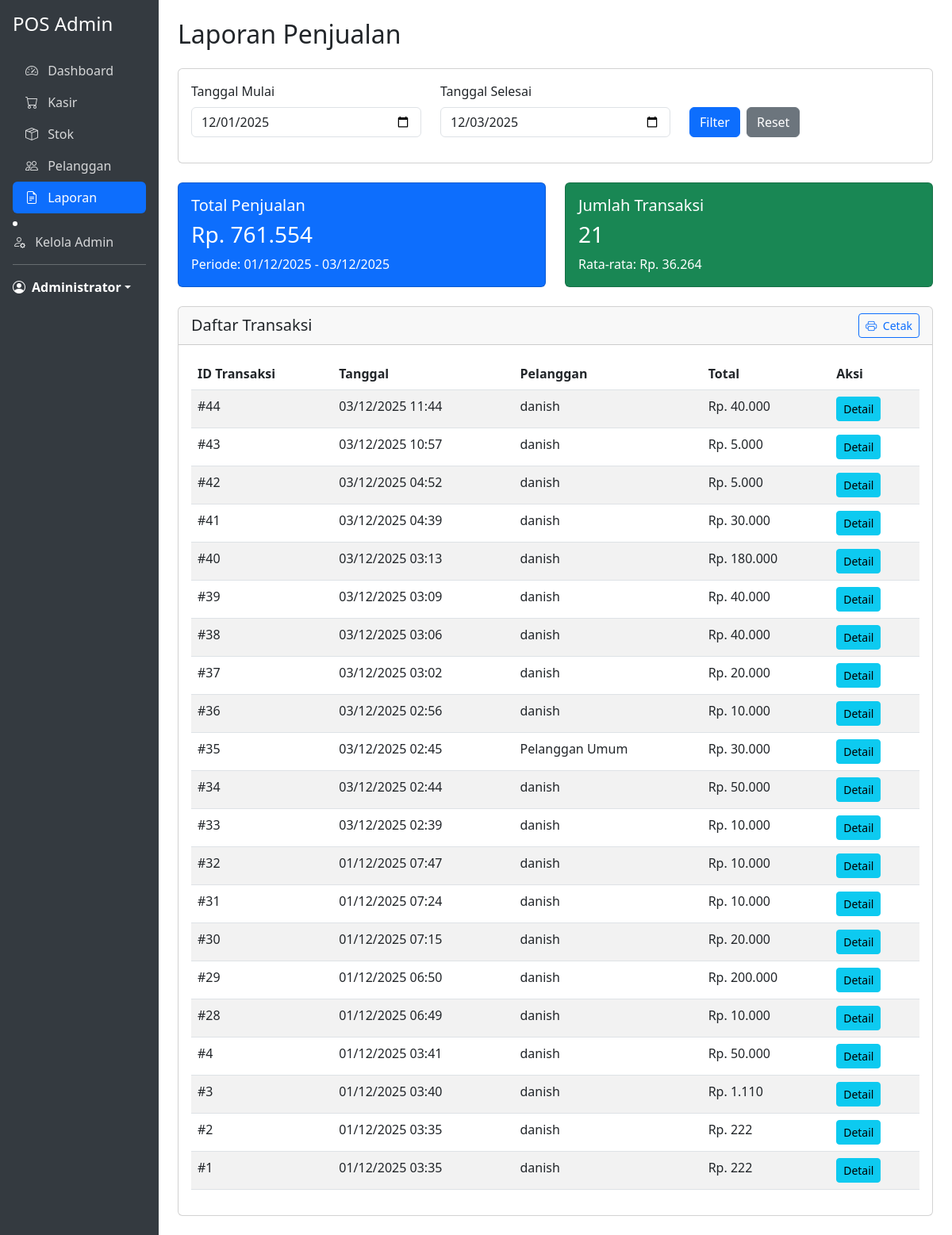
Screenshot of /laporan.php (signed in) with the database file from the repository.
### tables this page shows
CREATE TABLE `kasir_penjualan` (
  `PenjualanID` int(11) NOT NULL,
  `PelangganID` int(11) DEFAULT NULL,
  `TanggalPenjualan` datetime NOT NULL,
  `TotalHarga` decimal(10,2) NOT NULL
);

CREATE TABLE `kasir_pelanggan` (
  `PelangganID` int(11) NOT NULL,
  `NamaPelanggan` varchar(100) NOT NULL,
  `Email` varchar(100) DEFAULT NULL,
  `Telepon` varchar(15) DEFAULT NULL,
  `Alamat` text DEFAULT NULL
);

### laporan.php (the view, shortened to what this page needs)
<?php
include 'koneksi.php';
 $start_date = isset($_GET['start_date']) ? $_GET['start_date'] : date('Y-m-01');
 $end_date = isset($_GET['end_date']) ? $_GET['end_date'] : date('Y-m-d');
 $query = "SELECT p.PenjualanID, p.TanggalPenjualan, p.TotalHarga, pl.NamaPelanggan
          FROM kasir_penjualan p
          LEFT JOIN kasir_pelanggan pl ON p.PelangganID = pl.PelangganID
          WHERE DATE(p.TanggalPenjualan) BETWEEN '$start_date' AND '$end_date'
          ORDER BY p.TanggalPenjualan DESC";
 $result = mysqli_query($conn, $query);
 $query_total = "SELECT SUM(TotalHarga) as total FROM kasir_penjualan
                WHERE DATE(TanggalPenjualan) BETWEEN '$start_date' AND '$end_date'";
 $result_total = mysqli_query($conn, $query_total);
 $total_data = mysqli_fetch_assoc($result_total);
?>
<!DOCTYPE html>
<html lang="id">
<head>
    <link href="https://cdn.jsdelivr.net/npm/bootstrap@5.3.0/dist/css/bootstrap.min.css" rel="stylesheet">
    <link href="https://cdn.jsdelivr.net/npm/bootstrap-icons@1.10.0/font/bootstrap-icons.css" rel="stylesheet">
</head>
<body>
    <div class="container-fluid">
        <div class="row">
            <div class="col-md-2 p-0 sidebar">
                <div class="d-flex flex-column p-3 text-white">
                    <h4 class="mb-4">POS Admin</h4>
                    <ul class="nav nav-pills flex-column mb-auto">
                        <li class="nav-item">
                            <a href="dashboard.php" class="nav-link">
                                <i class="bi bi-speedometer2 me-2"></i> Dashboard
                            </a>
                        </li>
                        <li>
                            <a href="index.php" class="nav-link">
                                <i class="bi bi-cart me-2"></i> Kasir
                            </a>
                        </li>
                        <li>
                            <a href="stok.php" class="nav-link">
                                <i class="bi bi-box-seam me-2"></i> Stok
                            </a>
                        </li>
                        <li>
                            <a href="pelanggan.php" class="nav-link">
                                <i class="bi bi-people me-2"></i> Pelanggan
                            </a>
                        </li>
                        <li>
                            <a href="laporan.php" class="nav-link active">
                                <i class="bi bi-file-earmark-text me-2"></i> Laporan
                            </a>
                        </li>
                    </ul>
                    <li>
    <a href="kelola_admin.php" class="nav-link">
        <i class="bi bi-person-gear me-2"></i> Kelola Admin
    </a>
</li>
                    <hr>
                    <div class="dropdown">
                        <a href="#" class="d-flex align-items-center text-white text-decoration-none dropdown-toggle" id="dropdownUser1" data-bs-toggle="dropdown" aria-expanded="false">
                            <i class="bi bi-person-circle me-2"></i>
                            <strong><?php echo $_SESSION['admin_name']; ?></strong>
                        </a>
                    </div>
                </div>
            </div>
            <div class="col-md-10 p-4">
                <h2 class="mb-4">Laporan Penjualan</h2>
                <div class="card mb-4">
                    <div class="card-body">
                        <form method="GET" action="">
                            <div class="row">
                                <div class="col-md-4 mb-3">
                                    <label for="start_date" class="form-label">Tanggal Mulai</label>
                                    <input type="date" class="form-control" id="start_date" name="start_date" value="<?php echo $start_date; ?>">
                                </div>
                                <div class="col-md-4 mb-3">
                                    <label for="end_date" class="form-label">Tanggal Selesai</label>
                                    <input type="date" class="form-control" id="end_date" name="end_date" value="<?php echo $end_date; ?>">
                                </div>
                                <div class="col-md-4 mb-3 d-flex align-items-end">
                                    <button type="submit" class="btn btn-primary me-2">Filter</button>
                                    <a href="laporan.php" class="btn btn-secondary">Reset</a>
                                </div>
                            </div>
                        </form>
                    </div>
                </div>
                <div class="row mb-4">
                    <div class="col-md-6">
                        <div class="card bg-primary text-white">
                            <div class="card-body">
                                <h5 class="card-title">Total Penjualan</h5>
                                <h3>Rp. <?php echo number_format($total_data['total'], 0, ',', '.'); ?></h3>
                                <p class="mb-0">Periode: <?php echo date('d/m/Y', strtotime($start_date)); ?> - <?php echo date('d/m/Y', strtotime($end_date)); ?></p>
                            </div>
                        </div>
                    </div>
                    <div class="col-md-6">
                        <div class="card bg-success text-white">
                            <div class="card-body">
                                <h5 class="card-title">Jumlah Transaksi</h5>
                                <h3><?php echo mysqli_num_rows($result); ?></h3>
                                <p class="mb-0">Rata-rata: Rp. <?php echo mysqli_num_rows($result) > 0 ? number_format($total_data['total'] / mysqli_num_rows($result), 0, ',', '.') : '0'; ?></p>
                            </div>
                        </div>
                    </div>
                </div>
                <div class="card">
                    <div class="card-header d-flex justify-content-between align-items-center">
                        <h5 class="mb-0">Daftar Transaksi</h5>
                        <a href="cetak_laporan.php?start_date=<?php echo $start_date; ?>&end_date=<?php echo $end_date; ?>" class="btn btn-sm btn-outline-primary" target="_blank">
                            <i class="bi bi-printer me-1"></i> Cetak
                        </a>
                    </div>
                    <div class="card-body">
                        <div class="table-responsive">
                            <table class="table table-striped">
                                <thead>
                                    <tr>
                                        <th>ID Transaksi</th>
                                        <th>Tanggal</th>
                                        <th>Pelanggan</th>
                                        <th>Total</th>
                                        <th>Aksi</th>
                                    </tr>
                                </thead>
                                <tbody>
                                    <?php if (mysqli_num_rows($result) > 0) { ?>
                                        <?php while ($transaction = mysqli_fetch_assoc($result)) { ?>
                                            <tr>
                                                <td>#<?php echo $transaction['PenjualanID']; ?></td>
                                                <td><?php echo date('d/m/Y H:i', strtotime($transaction['TanggalPenjualan'])); ?></td>
                                                <td><?php echo $transaction['NamaPelanggan']; ?></td>
                                                <td>Rp. <?php echo number_format($transaction['TotalHarga'], 0, ',', '.'); ?></td>
                                                <td>
                                                    <a href="detail_transaksi.php?id=<?php echo $transaction['PenjualanID']; ?>" class="btn btn-sm btn-info">Detail</a>
                                                </td>
                                            </tr>
                                        <?php } ?>
                                    <?php } else { ?>
                                        <tr>
                                            <td colspan="5" class="text-center">Tidak ada data transaksi</td>
                                        </tr>
                                    <?php } ?>
                                </tbody>
                            </table>
                        </div>
                    </div>
                </div>
            </div>
        </div>
    </div>
</body>
</html>

### laporan.php (style rules this page uses)
.sidebar { min-height: 100vh; background-color: #343a40; }
.sidebar .nav-link { color: rgba(255, 255, 255, 0.8); }
.sidebar .nav-link.active { color: white; background-color: #0d6efd; }

### rows the page displays
kasir_penjualan: PenjualanID "44", TanggalPenjualan "03/12/2025 11:44", PelangganID.NamaPelanggan "danish", TotalHarga "40.000"
kasir_penjualan: PenjualanID "43", TanggalPenjualan "03/12/2025 10:57", PelangganID.NamaPelanggan "danish", TotalHarga "5.000"
kasir_penjualan: PenjualanID "42", TanggalPenjualan "03/12/2025 04:52", PelangganID.NamaPelanggan "danish", TotalHarga "5.000"
kasir_penjualan: PenjualanID "41", TanggalPenjualan "03/12/2025 04:39", PelangganID.NamaPelanggan "danish", TotalHarga "30.000"
kasir_penjualan: PenjualanID "40", TanggalPenjualan "03/12/2025 03:13", PelangganID.NamaPelanggan "danish", TotalHarga "180.000"
kasir_penjualan: PenjualanID "39", TanggalPenjualan "03/12/2025 03:09", PelangganID.NamaPelanggan "danish", TotalHarga "40.000"
kasir_penjualan: PenjualanID "38", TanggalPenjualan "03/12/2025 03:06", PelangganID.NamaPelanggan "danish", TotalHarga "40.000"
kasir_penjualan: PenjualanID "37", TanggalPenjualan "03/12/2025 03:02", PelangganID.NamaPelanggan "danish", TotalHarga "20.000"
kasir_penjualan: PenjualanID "36", TanggalPenjualan "03/12/2025 02:56", PelangganID.NamaPelanggan "danish", TotalHarga "10.000"
kasir_penjualan: PenjualanID "35", TanggalPenjualan "03/12/2025 02:45", PelangganID.NamaPelanggan "Pelanggan Umum", TotalHarga "30.000"
kasir_penjualan: PenjualanID "34", TanggalPenjualan "03/12/2025 02:44", PelangganID.NamaPelanggan "danish", TotalHarga "50.000"
kasir_penjualan: PenjualanID "33", TanggalPenjualan "03/12/2025 02:39", PelangganID.NamaPelanggan "danish", TotalHarga "10.000"
kasir_penjualan: PenjualanID "32", TanggalPenjualan "01/12/2025 07:47", PelangganID.NamaPelanggan "danish", TotalHarga "10.000"
kasir_penjualan: PenjualanID "31", TanggalPenjualan "01/12/2025 07:24", PelangganID.NamaPelanggan "danish", TotalHarga "10.000"
kasir_penjualan: PenjualanID "30", TanggalPenjualan "01/12/2025 07:15", PelangganID.NamaPelanggan "danish", TotalHarga "20.000"
kasir_penjualan: PenjualanID "29", TanggalPenjualan "01/12/2025 06:50", PelangganID.NamaPelanggan "danish", TotalHarga "200.000"
kasir_penjualan: PenjualanID "28", TanggalPenjualan "01/12/2025 06:49", PelangganID.NamaPelanggan "danish", TotalHarga "10.000"
kasir_penjualan: PenjualanID "4", TanggalPenjualan "01/12/2025 03:41", PelangganID.NamaPelanggan "danish", TotalHarga "50.000"
kasir_penjualan: PenjualanID "3", TanggalPenjualan "01/12/2025 03:40", PelangganID.NamaPelanggan "danish", TotalHarga "1.110"
kasir_penjualan: PenjualanID "2", TanggalPenjualan "01/12/2025 03:35", PelangganID.NamaPelanggan "danish", TotalHarga "222"
kasir_penjualan: PenjualanID "1", TanggalPenjualan "01/12/2025 03:35", PelangganID.NamaPelanggan "danish", TotalHarga "222"

### other values shown
$_SESSION['admin_name'] "Administrator"
$total_data['total'] "761.554"
date('d/m/Y', strtotime($start_date)) "01/12/2025"
date('d/m/Y', strtotime($end_date)) "03/12/2025"
mysqli_num_rows($result) "21"
$total_data['total'] / mysqli_num_rows($result) "36.264"
